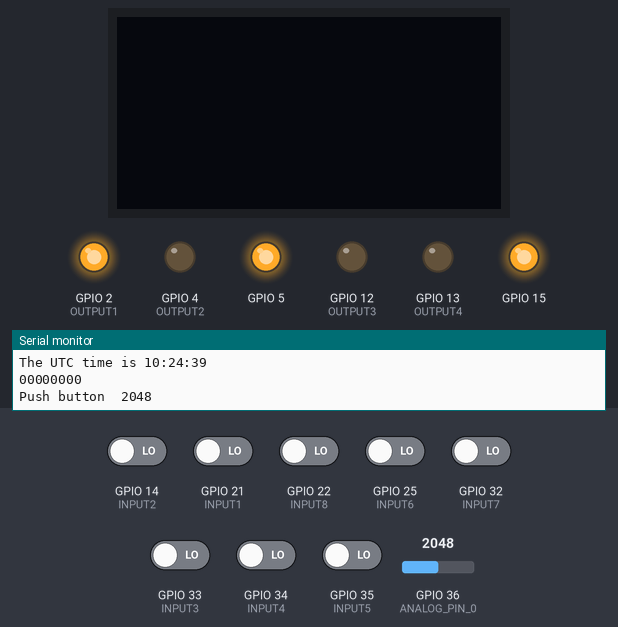
This sketch was run on a simulated ESP32. On the bench: 128×64 one-colour display, output pins drawn as LEDs (lit = HIGH), the last lines printed to the serial monitor. The inputs (shaded band) are chosen by the test bench; at power-on: GPIO 14 (INPUT2), GPIO 21 (INPUT1), GPIO 22 (INPUT8), GPIO 25 (INPUT6), GPIO 32 (INPUT7), GPIO 33 (INPUT3), GPIO 34 (INPUT4), GPIO 35 (INPUT5) LOW, GPIO 36 (ANALOG_PIN_0) = 2048. WiFi joins after 1.5 s; servers stay silent unless stated; the display library's start-up logo is not drawn; the local clock reads 2024-03-15 10:24:30 at power-on unless the sketch sets it; storage starts empty.

Above: at 12.8 s.
At 13.8 s:
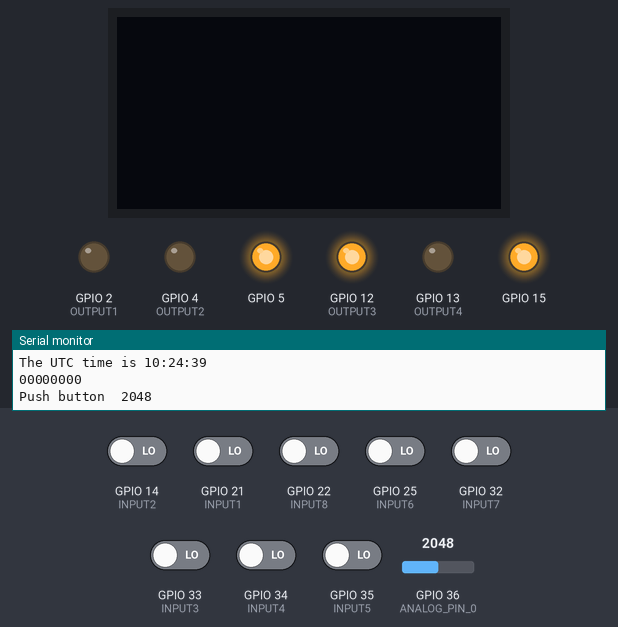
At 14.3 s:
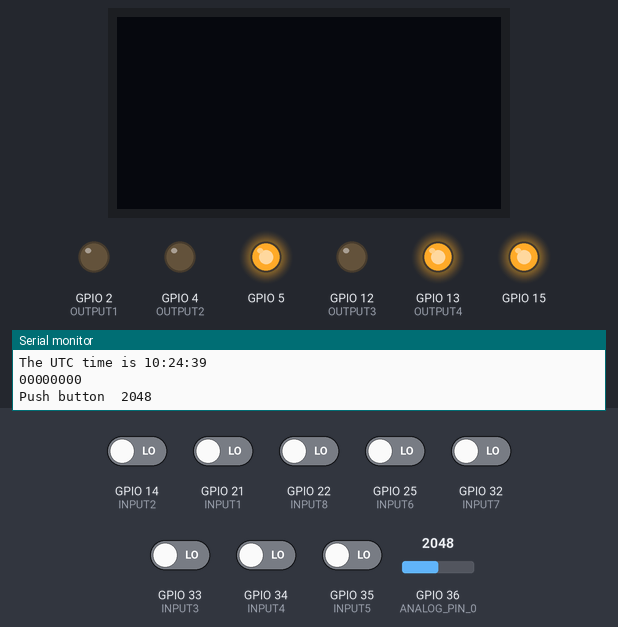
At 15.8 s:
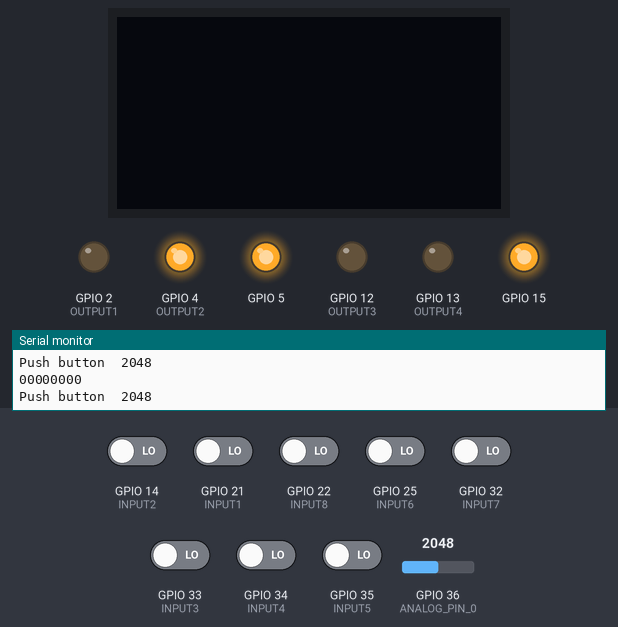
At 17.3 s:
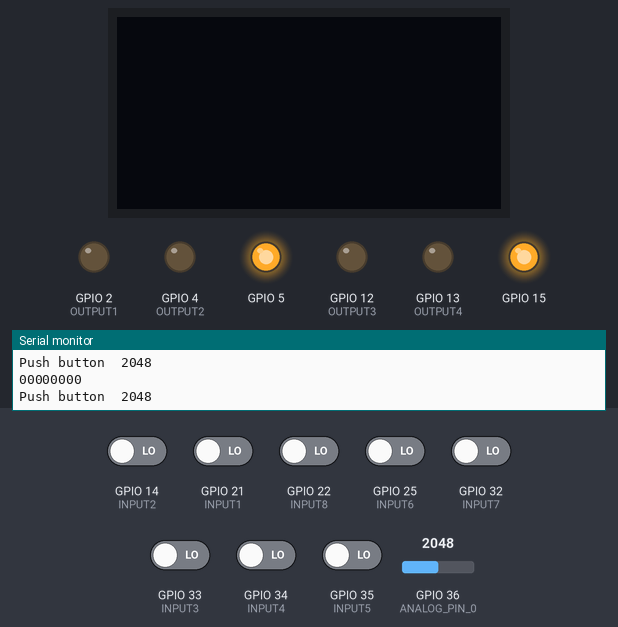
Timing chart, 0 to 18.4 s (numbered marks = the images above):
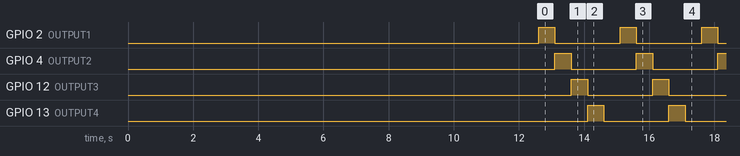

The sketch:

IIOT-AE06-TOP-TEST.ino
```cpp
/*
 * RTC Check
 * micro SD Card Check
 * Ethernet Check
 * All Output Turn ON Series
 * All input status serial print
 * Turns ON All Outputs in series
 * Serial prints all the input status
 */

#include <SPI.h>
#include <Wire.h>
#include <Adafruit_GFX.h>
#include <Adafruit_SSD1306.h>
#include <Ethernet.h>
#include <EthernetUdp.h>
#include "FS.h"
#include "SD.h"
#include "RTClib.h"

#define ANALOG_PIN_0 36

#define INPUT1 21
#define INPUT2 14
#define INPUT3 33
#define INPUT4 34
#define INPUT5 35
#define INPUT6 25
#define INPUT7 32
#define INPUT8 22

#define OUTPUT1 2
#define OUTPUT2 4
#define OUTPUT3 12
#define OUTPUT4 13

#define SCREEN_WIDTH 128 // OLED display width, in pixels
#define SCREEN_HEIGHT 64 // OLED display height, in pixels

#define OLED_RESET     -1 // Reset pin # (or -1 if sharing Arduino reset pin)
Adafruit_SSD1306 display(SCREEN_WIDTH, SCREEN_HEIGHT, &Wire, OLED_RESET);

RTC_DS3231 rtc;
char daysOfTheWeek[7][12] = {"Sunday", "Monday", "Tuesday", "Wednesday", "Thursday", "Friday", "Saturday"};

// Enter a MAC address for your controller below.
// Newer Ethernet shields have a MAC address printed on a sticker on the shield
byte mac[] = {0xDE, 0xAD, 0xBE, 0xEF, 0xFE, 0xED};
unsigned int localPort = 8888;       // local port to listen for UDP packets
const char timeServer[] = "time.nist.gov"; // time.nist.gov NTP server
const int NTP_PACKET_SIZE = 48; // NTP time stamp is in the first 48 bytes of the message
byte packetBuffer[NTP_PACKET_SIZE]; //buffer to hold incoming and outgoing packets
EthernetUDP Udp;// A UDP instance to let us send and receive packets over UDP

int analog_value = 0;

int readSwitch(){
  analog_value = analogRead(ANALOG_PIN_0);
  return analog_value; //Read analog
}

unsigned long int timer1 = 0;
// ================================================ SETUP ================================================
void setup() {
  Serial.begin(115200);
  Serial.println("Hello");

  pinMode(OUTPUT1, OUTPUT);
  pinMode(OUTPUT2, OUTPUT);
  pinMode(OUTPUT3, OUTPUT);
  pinMode(OUTPUT4, OUTPUT);

  pinMode(5, OUTPUT);
  pinMode(15, OUTPUT);
  digitalWrite(5,HIGH);
  digitalWrite(15,HIGH);

  pinMode(INPUT1, INPUT);
  pinMode(INPUT2, INPUT);
  pinMode(INPUT3, INPUT);
  pinMode(INPUT4, INPUT);
  pinMode(INPUT5, INPUT);
  pinMode(INPUT6, INPUT);
  pinMode(INPUT7, INPUT);
  pinMode(INPUT8, INPUT);

  Wire.begin(16,17);

  if(!display.begin(SSD1306_SWITCHCAPVCC, 0x3C)) { // Address 0x3D for 128x64
    Serial.println(F("SSD1306 allocation failed"));
    for(;;); // Don't proceed, loop forever
  }
  display.display();
  RTC_Check();
  delay(1000);
  SD_CHECK();
  delay(1000);

  ETHERNET_CHECK();

  adcAttachPin(36);
}

void loop() {
  Serial.print(digitalRead(INPUT1));
  Serial.print(digitalRead(INPUT2));
  Serial.print(digitalRead(INPUT3));
  Serial.print(digitalRead(INPUT4));
  Serial.print(digitalRead(INPUT5));
  Serial.print(digitalRead(INPUT6));
  Serial.print(digitalRead(INPUT7));
  Serial.print(digitalRead(INPUT8));
  Serial.println("");

  Serial.println("");
  Serial.print("Push button  ");
  Serial.println(readSwitch());
  Serial.println("");

  digitalWrite(OUTPUT1, HIGH);
  digitalWrite(OUTPUT2, LOW);
  digitalWrite(OUTPUT3, LOW);
  digitalWrite(OUTPUT4, LOW);
  delay(500);
  digitalWrite(OUTPUT1, LOW);
  digitalWrite(OUTPUT2, HIGH);
  digitalWrite(OUTPUT3, LOW);
  digitalWrite(OUTPUT4, LOW);
  delay(500);
  digitalWrite(OUTPUT1, LOW);
  digitalWrite(OUTPUT2, LOW);
  digitalWrite(OUTPUT3, HIGH);
  digitalWrite(OUTPUT4, LOW);
  delay(500);
  digitalWrite(OUTPUT1, LOW);
  digitalWrite(OUTPUT2, LOW);
  digitalWrite(OUTPUT3, LOW);
  digitalWrite(OUTPUT4, HIGH);
  delay(500);
  digitalWrite(OUTPUT1, LOW);
  digitalWrite(OUTPUT2, LOW);
  digitalWrite(OUTPUT3, LOW);
  digitalWrite(OUTPUT4, LOW);
  delay(500);
}

void displayTime(void) {
  DateTime now = rtc.now();
  Serial.print(now.year(), DEC);
  Serial.print('/');
  Serial.print(now.month(), DEC);
  Serial.print('/');
  Serial.print(now.day(), DEC);
  Serial.print(" ");
  Serial.print(daysOfTheWeek[now.dayOfTheWeek()]);

  Serial.print(now.hour(), DEC);
  Serial.print(':');
  Serial.print(now.minute(), DEC);
  Serial.print(':');
  Serial.print(now.second(), DEC);
  Serial.println();
  delay(1000);
}

void RTC_Check(){
  if (! rtc.begin()) {
    Serial.println("Couldn't find RTC");
  }
 else{
    if (rtc.lostPower()) {
      Serial.println("RTC lost power, lets set the time!");
      rtc.adjust(DateTime(F(__DATE__), F(__TIME__)));
    }
    int a=1;
    while(a<6)  {
      displayTime();   // printing time function for oled
      a=a+1;
    }
 }
}

void SD_CHECK(){
  uint8_t cardType = SD.cardType();
  if(SD.begin(5)) {
    Serial.println("Card Mount: success");
    Serial.print("Card Type: ");
    if(cardType == CARD_MMC) {
        Serial.println("MMC");
    }
    else if(cardType == CARD_SD){
        Serial.println("SDSC");
    }
    else if(cardType == CARD_SDHC){
        Serial.println("SDHC");
    }
    else {
        Serial.println("Unknown");
    }
    int cardSize = SD.cardSize() / (1024 * 1024);
    Serial.printf("Card Size: %lluMB\n", cardSize);
  }
  if(!SD.begin(15))  {
    Serial.println("NO SD card");
  }
}

void ETHERNET_CHECK(){
  Ethernet.init(26);  // ESP32 with Adafruit Featherwing Ethernet
  // start Ethernet and UDP
  if (Ethernet.begin(mac) == 0) {
    Serial.println("Failed to configure Ethernet using DHCP");
    // Check for Ethernet hardware present
    if (Ethernet.hardwareStatus() == EthernetNoHardware) {
      Serial.println("Ethernet shield was not found.  Sorry, can't run without hardware. :(");
    }
    if (Ethernet.linkStatus() == LinkOFF) {
      Serial.println("Ethernet cable is not connected.");
    }
 }
 else{
  Udp.begin(localPort);
  sendNTPpacket(timeServer); // send an NTP packet to a time server
  // wait to see if a reply is available
  delay(1000);
  if (Udp.parsePacket()) {
    // We've received a packet, read the data from it
    Udp.read(packetBuffer, NTP_PACKET_SIZE); // read the packet into the buffer
    // the timestamp starts at byte 40 of the received packet and is four bytes,
    // or two words, long. First, extract the two words:
    unsigned long highWord = word(packetBuffer[40], packetBuffer[41]);
    unsigned long lowWord = word(packetBuffer[42], packetBuffer[43]);
    // combine the four bytes (two words) into a long integer
    // this is NTP time (seconds since Jan 1 1900):
    unsigned long secsSince1900 = highWord << 16 | lowWord;
    Serial.print("Seconds since Jan 1 1900 = ");
    Serial.println(secsSince1900);
    // now convert NTP time into everyday time:
    Serial.print("Unix time = ");
    // Unix time starts on Jan 1 1970. In seconds, that's 2208988800:
    const unsigned long seventyYears = 2208988800UL;
    // subtract seventy years:
    unsigned long epoch = secsSince1900 - seventyYears;
    // print Unix time:
    Serial.println(epoch);
    // print the hour, minute and second:
    Serial.print("The UTC time is ");
    Serial.print((epoch  % 86400L) / 3600);
    // print the hour (86400 equals secs per day)
    Serial.print(':');
    if (((epoch % 3600) / 60) < 10) {
      // In the first 10 minutes of each hour, we'll want a leading '0'
      Serial.print('0');
    }
    Serial.print((epoch  % 3600) / 60); // print the minute (3600 equals secs per minute)
    Serial.print(':');
    if ((epoch % 60) < 10) {
      // In the first 10 seconds of each minute, we'll want a leading '0'
      Serial.print('0');
    }
    Serial.println(epoch % 60); // print the second
  }
  // wait ten seconds before asking for the time again
  delay(3000);
  Ethernet.maintain();
 }
}

void sendNTPpacket(const char * address) {
  // set all bytes in the buffer to 0
  memset(packetBuffer, 0, NTP_PACKET_SIZE);
  // Initialize values needed to form NTP request
  // (see URL above for details on the packets)
  packetBuffer[0] = 0b11100011;   // LI, Version, Mode
  packetBuffer[1] = 0;     // Stratum, or type of clock
  packetBuffer[2] = 6;     // Polling Interval
  packetBuffer[3] = 0xEC;  // Peer Clock Precision
  // 8 bytes of zero for Root Delay & Root Dispersion
  packetBuffer[12]  = 49;
  packetBuffer[13]  = 0x4E;
  packetBuffer[14]  = 49;
  packetBuffer[15]  = 52;
  // all NTP fields have been given values, now
  // you can send a packet requesting a timestamp:
  Udp.beginPacket(address, 123); // NTP requests are to port 123
  Udp.write(packetBuffer, NTP_PACKET_SIZE);
  Udp.endPacket();
}
```

Measured:
- by itself, GPIO 2 (OUTPUT1), GPIO 4 (OUTPUT2), GPIO 12 (OUTPUT3), GPIO 13 (OUTPUT4): alternates HIGH for 0.50 s and LOW for 2.0 s
- by itself, everything shown: repeats every 2.5 s, in 5 steps
